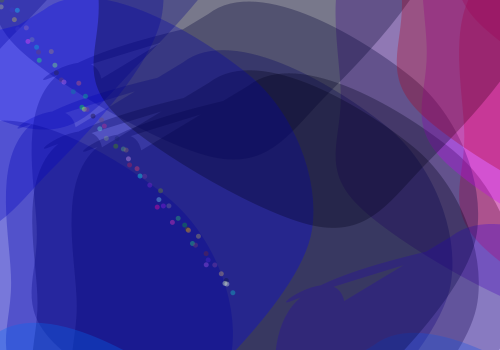
Frame 1 (no input)
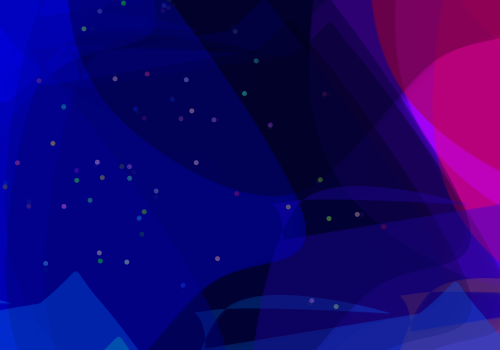
Frame 60 (the mouse pressed at the canvas centre just before this capture)
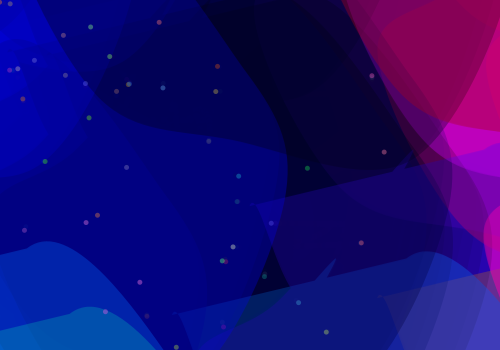
Frame 120 (the mouse held since frame 60 and released just before this capture)

The Processing sketch that drew these frames (run headless with seeded random() and noise(); from frame 60 on, the mouse is pressed at the canvas centre):

// Processing sketch: processing_165105
// ── processing_165105.pde

Orb[] a = new Orb[30];
Oscillator[] b = new Oscillator[60];

void setup() {
  size(500, 350);

  for (int i = 0; i < a.length; i++) {
    a[i] = new Orb(random(-600, width), random(-600, height), random(0, 255));
    rotate(random(-90, 90));
  }

  for (int i = 0; i < b.length; i++) {
    b[i] = new Oscillator(i*4, i*5);
  }

  background(255);
}

void draw() {

  for (int i = 0; i < a.length; i++) {
    a[i].circle();
  }
  for (int i = 0; i < b.length; i++) {
    b[i].oscillate();
    b[i].display();
  }
}

// void mousePressed() {
//   for (int i = 0; i < a.length; i++) {
//     b[i].display();
//   }
// }

class Orb {

  //point of the orb
  float pointAx = 244.09;
  float pointAy = 244.09;
  float pointBx = 400;
  float pointBy = 179.51;
  float pointCx = 555.91;
  float pointCy = 244.09;
  float pointDx = 620.49;
  float pointDy = 400;
  float pointEx = 555.91;
  float pointEy = 555.91;
  float pointFx = 400;
  float pointFy = 620.49;
  float pointGx = 244.09;
  float pointGy = 555.91;
  float pointHx = 179.51;
  float pointHy = 400;
  float pointIx = 244.09;
  float pointIy = 244.09;
  float pointJx = 400;
  float pointJy = 179.51;
  //float pointKx = 555.91;
  float pointKx = 244.09;
  float pointKy = 244.09;
  float x, y, z;
  PImage stage;

  //constructor 
  Orb(float a, float b, float c) {
    x = a;
    y = b;
    z = c;
  }
  void circle() {
    //fill(30, 200, 150, 50);
    // fill(random(100, 150)*.05+map(cos(frameCount*0.05), -1, 1, -50, 50), random(100, 200)*0.05, map(cos(frameCount*0.03), -1, 1, -50, 50), 80);
    fill(x, y, z, 80);
    noStroke();
    //strokeWeight(0.1);
    //stroke(0, 0, 0, 100);
    // curveTightness(10);
    pushMatrix();
    translate(x, y);
    beginShape();
    curveVertex(pointAx+map(cos(frameCount*0.05), -1, 1, -50, 50), pointAy*2+map(cos(frameCount*0.05), -1, 1, -50, 50));
    curveVertex(pointBx+map(sin(frameCount*0.02), -1, 1, -50, 50), pointBy+map(cos(frameCount*0.02), -1, 1, -50, 50));
    curveVertex(pointCx+map(cos(frameCount*0.05), -1, 1, -50, 50), pointCy+map(cos(frameCount*0.05), -1, 1, -50, 50));
    curveVertex(pointDx+map(cos(frameCount*0.2), -1, 1, -50, 50), pointDy+map(cos(frameCount*0.2), -1, 1, -50, 50));
    curveVertex(pointEx+map(sin(frameCount*0.05), -1, 1, -50, 50), pointEy+map(cos(frameCount*0.05), -1, 1, -50, 50));
    curveVertex(pointFx+map(cos(frameCount*0.02), -1, 1, -50, 50), pointFy+map(cos(frameCount*0.02), -1, 1, -50, 50));
    curveVertex(pointGx+map(sin(frameCount*0.05), -1, 1, -50, 50), pointGy+map(sin(frameCount*0.05), -1, 1, -50, 50));
    curveVertex(pointHx+map(cos(frameCount*0.02), -1, 1, -50, 50), pointHy+map(cos(frameCount*0.02), -1, 1, -50, 50));
    curveVertex(pointIx+map(sin(frameCount*0.05), -1, 1, -50, 50), pointIy+map(cos(frameCount*0.05), -1, 1, -50, 50));
    curveVertex(pointJx+map(cos(frameCount*0.02), -1, 1, -50, 50), pointJy+map(cos(frameCount*0.02), -1, 1, -50, 50));
    curveVertex(pointKx-map(sin(frameCount*0.05), -1, 1, -50, 50), pointKy+map(cos(frameCount*0.05), -1, 1, -50, 50));
    curveVertex(pointAx+map(cos(frameCount*0.03), -1, 1, -50, 50), pointAy+map(cos(frameCount*0.03), -1, 1, -50, 50));
    curveVertex(pointAx+map(cos(frameCount*0.03), -1, 1, -50, 50), pointAy*2+map(cos(frameCount*0.03), -1, 1, -50, 50));
    endShape(CLOSE);
    popMatrix();
  }
}

class Oscillator {

  PVector angle;
  PVector velocity;
  PVector amplitude;
  float a, b;

  Oscillator(float _x, float _y) {
    a = _x;
    b = _y;
    angle = new PVector();
    velocity = new PVector(random(-0.05, 0.05), random(-0.05, 0.05));
    //Random velocities and amplitudes
    amplitude = new PVector(random(width/2), random(height/2));
  }

  void oscillate() {
    angle.add(velocity);
  }

  void display() {
    //Oscillating on the x-axis
    float x = sin(angle.x)*amplitude.x;
    //Oscillating on the y-axis
    float y = sin(angle.y)*amplitude.y;

    pushMatrix();
    translate(a, b);
    fill(random(0, 255), random(0, 255), random(0, 255), 100);
    ellipse(x, y, 5, 5);
    popMatrix();
  }
}
